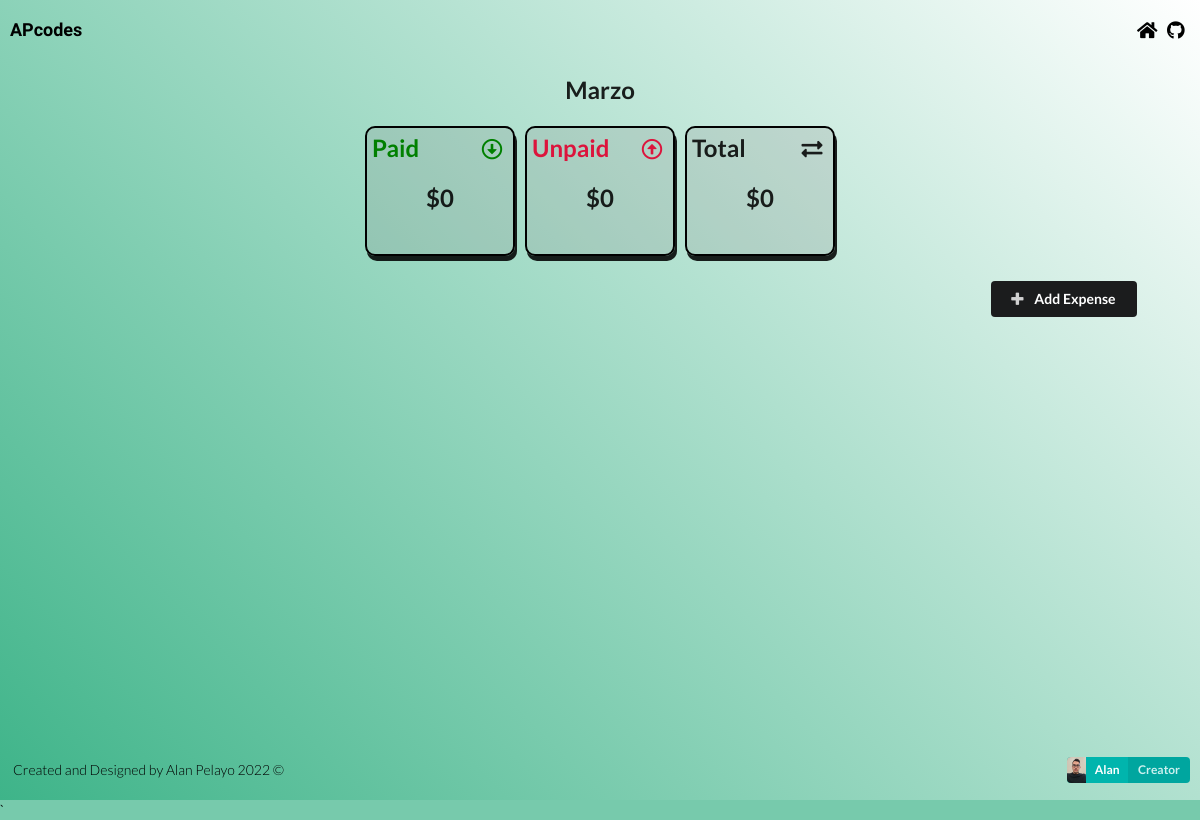
/marzo, run on an earlier commit of the app's database.
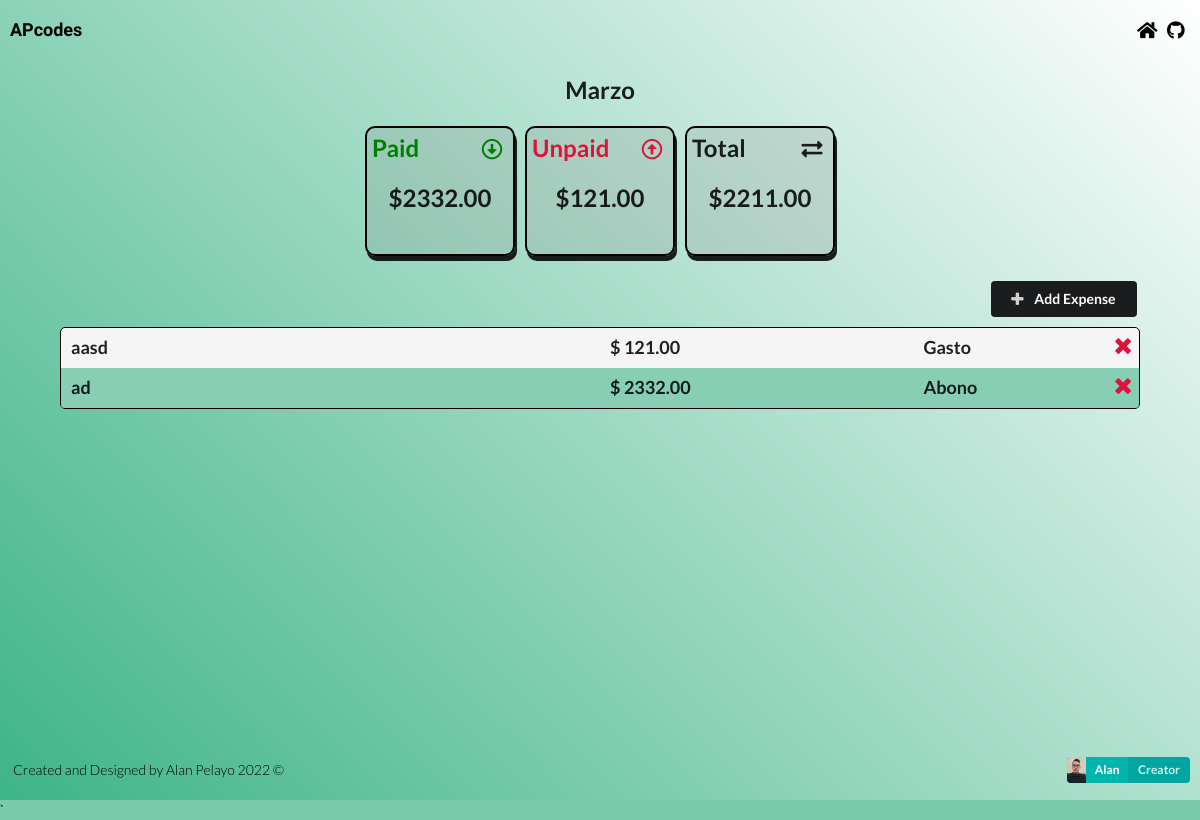
And on a later commit of the database.
### expenses/models.py (models this page shows, shortened)
class Project(models.Model):
    name = models.CharField(max_length=100)
    autor = models.CharField(max_length=100, blank=True)
    slug = models.SlugField(max_length=100,unique=True,blank=True)
    pagado = 0
    no_pagado = 0
    total = 0
    def paid(self):
        expense_list = Expense.objects.filter(project=self)
        total_paid = 0
        for expensee in expense_list:
            if expensee.category.name == "Abono":
                total_paid+=expensee.amount
        self.pagado=total_paid
        return total_paid
    def unpaid(self):
        expense_list = Expense.objects.filter(project=self)
        total_unpaid = 0
        for expensee in expense_list:
            if expensee.category.name == "Gasto":
                total_unpaid+=expensee.amount
        self.no_pagado=total_unpaid
        return total_unpaid
    def total(self):
        total = self.pagado-self.no_pagado
        return total

class Expense(models.Model):
    project = models.ForeignKey(Project, on_delete=models.CASCADE, related_name='expenses')
    title = models.CharField(max_length=100)
    amount = models.DecimalField(max_digits=8, decimal_places=2)
    category = models.ForeignKey(Category, on_delete=models.CASCADE)

class Category(models.Model):
    name = models.CharField(max_length=50)

### expenses/views.py (the view, shortened to what this page needs)
# urls.py: path('<slug:project_slug>', views.project_detail, name='detail'),
def project_detail(request,project_slug):
    project = get_object_or_404(Project, slug=project_slug)
    if request.method == 'GET':
        category_list = Category.objects.all()
        expense_ev = project.expenses.exists()
        return render(request,'expenses/project_detail.html',{'project':project, 'expense_list':project.expenses.all(),'expense_ev':expense_ev,'category_list':category_list} )
    elif request.method == 'DELETE':
        id = json.loads(request.body)['id']
        expense = get_object_or_404(Expense, id=id)
        expense.delete()
        return HttpResponse('')
    return HttpResponseRedirect(project_slug)

### expenses/templates/expenses/project_detail.html (shortened to what this page needs)
{% extends 'expenses/base.html' %}
{% block content %}
<section id="project-detail">
    <div class="tit"><h2>{{project.name}}</h2></div>
    <div class="results">
        <div class="space first">
            <div class="text"><h2>Paid</h2> <i class=" arrow alternate circle down outline icon"></i></div>
            <div class="quanty"><h2>${{project.paid}}</h2></div>
        </div>
        <div class="space second ">
            <div class="text"><h2>Unpaid</h2> <i class=" arrow alternate circle up outline icon"></i></div>
            <div class="quanty"><h2>${{project.unpaid}}</h2></div>
        </div>
        <div class="space third">
            <div class="text"><h2>Total</h2> <i class="exchange icon"></i></div>
            <div class="quanty"><h2>${{project.total}}</h2></div>
        </div>
    </div>
    <div class="expenses">
       <div class="row"><button id="trigger" class="ui secondary button"><i class="plus icon"></i> <span class="bold">Add Expense</span> </button>
      </div>
      {% if expense_ev == True %}
        <ul>
          {%for expense in expense_list%}
          <li>
            <div class="row-2">
              <div class="concept"><h3>{{expense.title}}</h3></div>
              <div class="quantity"><h3>$ {{expense.amount}}</h3></div>
              <div class="description"><h3>{{expense.category.name}}</h3></div>
              <div class="iconn"><a onclick= "deleteExpense(this)" data-id="{{ expense.id}}"><i class="close icon"></i></a></div>
              </div>
          </li>
          {% endfor %}
        </ul>
      {% endif %}
    </div>
</section>
{% endblock content %}

What changed in the data, as far as the page shows it:
computed for Project "Marzo": paid "0" → "2332.00"; unpaid "0" → "121.00"; total "0" → "2211.00"
added Expense: title "aasd", amount "121.00", category.name "Gasto"
added Expense: title "ad", amount "2332.00", category.name "Abono"
